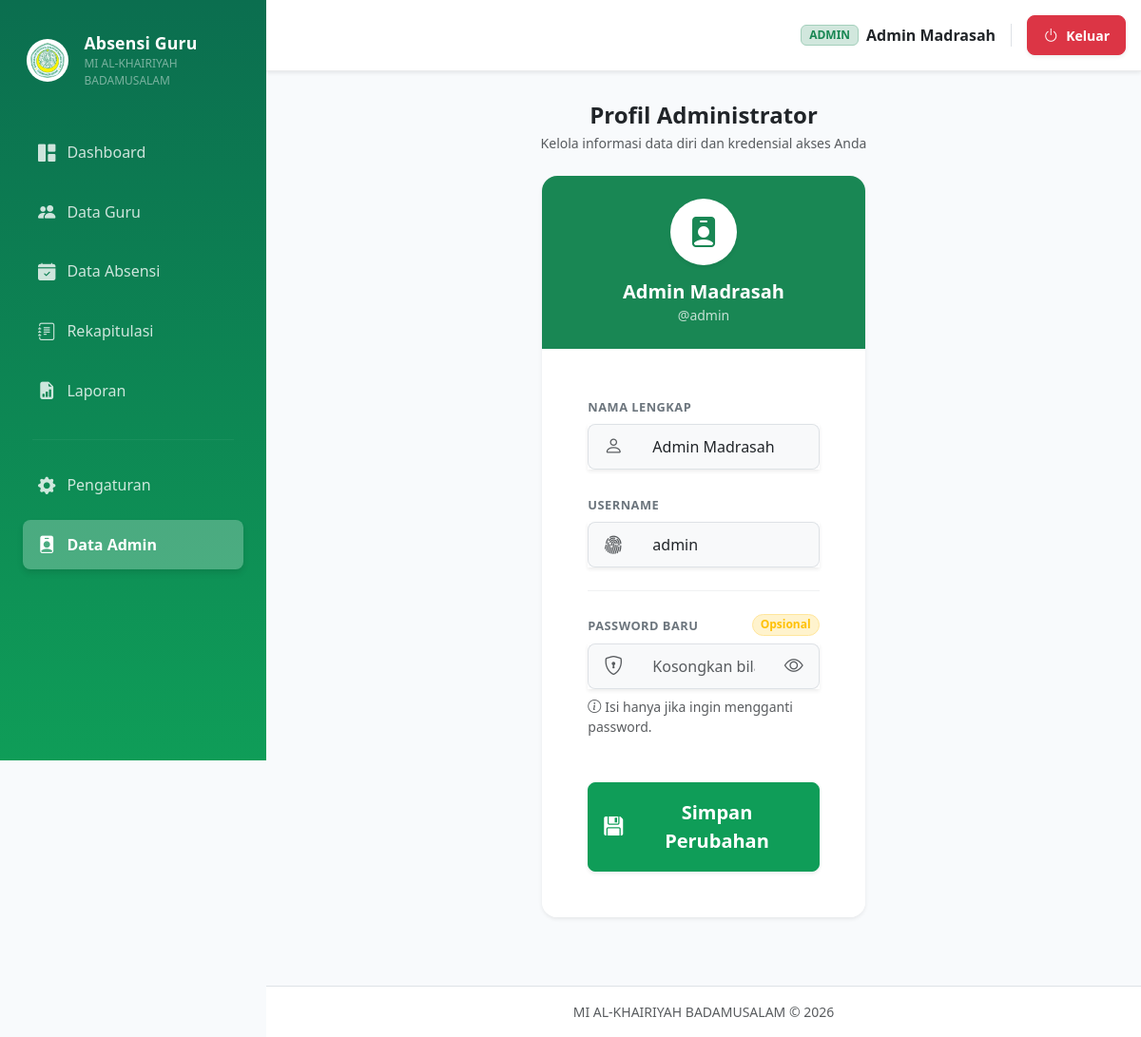
The app's page /admin/admin (signed in) with its own data.
### tables this page shows
CREATE TABLE profil_madrasah (
  id INTEGER PRIMARY KEY AUTOINCREMENT,
  nama_madrasah TEXT NOT NULL,
  nsm TEXT,
  npsn TEXT,
  alamat TEXT,
  telepon TEXT,
  email TEXT,
  kepala_madrasah TEXT,
  logo_madrasah TEXT,
  logo_kemenag TEXT,
  ttd_kepala TEXT,
  tahun_ajaran TEXT DEFAULT '2025/2026',
  semester_aktif TEXT DEFAULT 'Genap',
  updated_at TEXT DEFAULT (datetime('now'))
);

CREATE TABLE admins (
  id INTEGER PRIMARY KEY AUTOINCREMENT,
  nama TEXT NOT NULL,
  username TEXT NOT NULL UNIQUE,
  password TEXT NOT NULL,
  created_at TEXT DEFAULT (datetime('now'))
);

### blueprints/admin/routes.py (the view, shortened to what this page needs)
@bp.route("/admin", methods=["GET", "POST"])
@login_required
@role_required("admin")
def admin_profile():
    row = query_one("SELECT * FROM admins WHERE id = ?", (current_user.user_id,))
    return render_template("admin/admin_profile.html", row=row)

### utils/db.py (called while the page is built)
def get_db() -> sqlite3.Connection:
    if "db" not in g:
        conn = sqlite3.connect(current_app.config["DB_PATH"])
        conn.row_factory = sqlite3.Row
        conn.execute("PRAGMA foreign_keys = ON;")
        g.db = conn
    return g.db

def query_one(sql, params=()):
    cur = get_db().execute(sql, params)
    row = cur.fetchone()
    cur.close()
    return row

### utils/user.py (called while the page is built, shortened)
    @staticmethod
    def from_login_id(login_id: str):
        if not login_id or ":" not in login_id:
            return None
        role, raw_id = login_id.split(":", 1)
        try:
            user_id = int(raw_id)
        except Exception:
            return None
        if role == "admin":
            row = query_one(
                "SELECT id, nama, username FROM admins WHERE id = ?",
                (user_id,),
            )
            if not row:
                return None
            return AppUser(
                user_id=row["id"],
                role="admin",
                nama=row["nama"],
                username=row["username"],
            )

### templates/admin/admin_profile.html (shortened to what this page needs)
{% extends 'partials/base.html' %}
{% set title = 'Data Admin' %}
{% block content %}
<div class="container-fluid pt-2 pb-5">
  <div class="mb-4 text-center">
    <h2 class="h4 fw-bold text-dark mb-1">Profil Administrator</h2>
    <p class="text-muted small">Kelola informasi data diri dan kredensial akses Anda</p>
  </div>
  <div class="row justify-content-center">
    <div class="col-12 col-md-8 col-lg-5">
      <div class="card shadow-sm border-0 rounded-4 overflow-hidden">
        <div class="bg-success p-4 text-center text-white position-relative">
          <div class="d-inline-flex align-items-center justify-content-center bg-white text-success rounded-circle shadow-sm mb-3" style="width: 70px; height: 70px;">
            <i class="bi bi-person-badge-fill fs-2"></i>
          </div>
          <h5 class="fw-bold mb-0">{{ row.nama }}</h5>
          <small class="opacity-75">@{{ row.username }}</small>
        </div>
        <div class="card-body p-4 p-md-5 bg-white">
          <form method="post">
            <div class="mb-4">
              <label class="form-label fw-bold text-secondary" style="font-size: 0.8rem; letter-spacing: 0.5px;">NAMA LENGKAP</label>
              <div class="input-group input-group-lg shadow-sm">
                <span class="input-group-text bg-light border-end-0"><i class="bi bi-person text-muted"></i></span>
                <input type="text" class="form-control bg-light border-start-0 fs-6" name="nama" value="{{ row.nama }}" placeholder="Masukkan nama..." required>
              </div>
            </div>
            <div class="mb-4">
              <label class="form-label fw-bold text-secondary" style="font-size: 0.8rem; letter-spacing: 0.5px;">USERNAME</label>
              <div class="input-group input-group-lg shadow-sm">
                <span class="input-group-text bg-light border-end-0"><i class="bi bi-fingerprint text-muted"></i></span>
                <input type="text" class="form-control bg-light border-start-0 fs-6" name="username" value="{{ row.username }}" placeholder="Masukkan username..." required>
              </div>
            </div>
            <hr class="text-muted my-4 border-secondary-subtle">
            <div class="mb-5">
              <div class="d-flex justify-content-between align-items-end mb-2">
                <label class="form-label fw-bold text-secondary mb-0" style="font-size: 0.8rem; letter-spacing: 0.5px;">PASSWORD BARU</label>
                <span class="badge bg-warning-subtle text-warning border border-warning-subtle rounded-pill px-2">Opsional</span>
              </div>
              <div class="input-group input-group-lg shadow-sm">
                <span class="input-group-text bg-light border-end-0"><i class="bi bi-shield-lock text-muted"></i></span>
                <input type="password" class="form-control bg-light border-start-0 border-end-0 fs-6" id="password" name="password" placeholder="Kosongkan bila tidak diubah">
                <button class="btn btn-light border border-start-0 text-muted" type="button" id="togglePassword">
                  <i class="bi bi-eye"></i>
                </button>
              </div>
              <div class="form-text mt-2 small text-muted"><i class="bi bi-info-circle me-1"></i>Isi hanya jika ingin mengganti password.</div>
            </div>
            <div class="d-grid mt-2">
              <button type="submit" class="btn btn-success btn-lg py-3 fw-bold rounded-3 shadow-sm d-flex align-items-center justify-content-center gap-2">
                <i class="bi bi-floppy-fill"></i> Simpan Perubahan
              </button>
            </div>
          </form>
        </div>
      </div>
    </div>
  </div>
</div>
{% endblock %}

### templates/partials/base.html (shortened to what this page needs)
<!doctype html>
<html lang="id">
<head>
  <link href="https://cdn.jsdelivr.net/npm/bootstrap@5.3.3/dist/css/bootstrap.min.css" rel="stylesheet">
  <link href="https://cdn.datatables.net/1.13.8/css/dataTables.bootstrap5.min.css" rel="stylesheet">
  <link rel="stylesheet" href="https://cdn.jsdelivr.net/npm/bootstrap-icons@1.11.3/font/bootstrap-icons.min.css">
  <link rel="stylesheet" href="{{ url_for('static', filename='css/app.css') }}">
</head>
<body class="bg-surface">
  <div class="app-shell">
    <aside class="sidebar">
      <div class="sidebar-brand mb-3 mt-2 px-3">
        <div class="d-flex align-items-center gap-3">
          <img class="brand-logo bg-white rounded-circle p-1" style="width: 45px; height: 45px; object-fit: contain;" src="{{ url_for('static', filename=profil_madrasah.logo_madrasah) if profil_madrasah and profil_madrasah.logo_madrasah else url_for('static', filename='logo/logo_madrasah.png') }}" alt="Logo Madrasah">
          <div class="brand-text text-white">
            <div class="brand-title fw-bold" style="font-size: 1.1rem;">Absensi Guru</div>
            <div class="brand-sub text-white-50" style="font-size: 0.75rem;">{{ profil_madrasah.nama_madrasah if profil_madrasah else 'MI AL-KHAIRIYAH' }}</div>
          </div>
        </div>
      </div>
      <nav class="sidebar-nav">
        {% if current_user.is_authenticated and current_user.role == 'admin' %}
          <a class="modern-link" href="{{ url_for('admin.dashboard') }}">
            <i class="bi bi-grid-1x2-fill"></i> Dashboard
          </a>
          <a class="modern-link" href="{{ url_for('admin.guru_list') }}">
            <i class="bi bi-people-fill"></i> Data Guru
          </a>
          <a class="modern-link" href="{{ url_for('admin.absensi_list') }}">
            <i class="bi bi-calendar-check-fill"></i> Data Absensi
          </a>
          <a class="modern-link" href="{{ url_for('admin.rekap') }}">
            <i class="bi bi-journal-text"></i> Rekapitulasi
          </a>
          <a class="modern-link" href="{{ url_for('laporan.index') }}">
            <i class="bi bi-file-earmark-bar-graph-fill"></i> Laporan
          </a>
          <hr class="sidebar-sep">
          <a class="modern-link" href="{{ url_for('admin.pengaturan') }}">
            <i class="bi bi-gear-fill"></i> Pengaturan
          </a>
          <a class="modern-link" href="{{ url_for('admin.admin_profile') }}">
            <i class="bi bi-person-badge-fill"></i> Data Admin
          </a>
        {% endif %}
      </nav>
    </aside>
    <main class="main">
      <header class="topbar shadow-sm bg-white p-3 d-flex justify-content-between align-items-center">
        <div class="topbar-right">
          <div class="d-flex align-items-center gap-3">
            <div class="d-flex align-items-center gap-2 border-end pe-3">
              <span class="badge bg-success-subtle text-success border border-success-subtle px-2 py-1">{{ current_user.role|upper }}</span>
              <span class="fw-semibold text-dark d-none d-md-inline">{{ current_user.nama }}</span>
            </div>
            <a href="{{ url_for('auth.logout') }}" class="btn btn-danger btn-sm px-3 py-2 fw-bold shadow-sm d-flex align-items-center gap-2 rounded-3 transition-all hover-scale">
              <i class="bi bi-power fs-6"></i> <span class="d-none d-sm-inline">Keluar</span>
            </a>
          </div>
        </div>
      </header>
      <div class="container-fluid p-3 p-md-4">
        {% block content %}{% endblock %}
      </div>
      <footer class="app-footer text-center py-3 mt-auto border-top">
        <div class="text-muted small">
          {{ profil_madrasah.nama_madrasah if profil_madrasah else '' }} &copy; 2026
        </div>
      </footer>
    </main>
  </div>
</body>
</html>

### static/css/app.css (style rules this page uses)
:root { --kemenag: #0F9D58; --kemenag-dark:#0B6E4F; --kemenag-soft:#D1FAE5; --slate-50:#F8FAFC; --slate-700:#334155; }
body { font-family: system-ui, -apple-system, Segoe UI, Roboto, "Helvetica Neue", Arial, "Noto Sans", "Liberation Sans", sans-serif; }
.bg-surface { background: var(--slate-50); }
.app-shell { display:flex; min-height:100vh; }
.sidebar { width: 280px; background: linear-gradient(180deg, var(--kemenag-dark), var(--kemenag)); color:#fff; position: sticky; top:0; height:100vh; padding: 14px 12px; }
.sidebar-brand { padding: 10px 10px 14px 10px; }
.brand-logo { width:44px; height:44px; object-fit:contain; background:#fff; border-radius:12px; padding:6px; }
.brand-title { font-weight:800; letter-spacing:.2px; }
.brand-sub { font-size:12px; opacity:.9; }
.sidebar-nav { display:flex; flex-direction:column; gap:6px; padding: 0 6px; }
.sidebar-sep { border-color: rgba(255,255,255,.2); margin: 10px 0; }
.main { flex:1; display:flex; flex-direction:column; min-width:0; }
.topbar { background: #fff; border-bottom: 1px solid rgba(2,6,23,.08); padding: 12px 16px; display:flex; align-items:center; justify-content:space-between; }
.app-footer { padding: 14px 16px; border-top: 1px solid rgba(2,6,23,.08); background:#fff; }
.btn-success { background: var(--kemenag); border-color: var(--kemenag); }

### templates/partials/base.html (style rules this page uses)
.sidebar-nav { padding: 10px 12px; }
.modern-link { display: flex; align-items: center; gap: 12px; padding: 12px 16px; color: rgba(255, 255, 255, 0.8) !important; border-radius: 8px; font-weight: 500; transition: all 0.3s ease; text-decoration: none; margin-bottom: 5px; }
.modern-link i { font-size: 1.15rem; }
.modern-link.active { background-color: rgba(255, 255, 255, 0.25); color: #ffffff !important; font-weight: 600; box-shadow: 0 4px 6px rgba(0,0,0,0.1); }
.sidebar-sep { border-color: rgba(255, 255, 255, 0.2); margin: 15px 10px; }

### records on screen
profil_madrasah: logo_madrasah (picture), nama_madrasah "MI AL-KHAIRIYAH BADAMUSALAM"
admins: role "ADMIN", nama "Admin Madrasah", username "admin"
